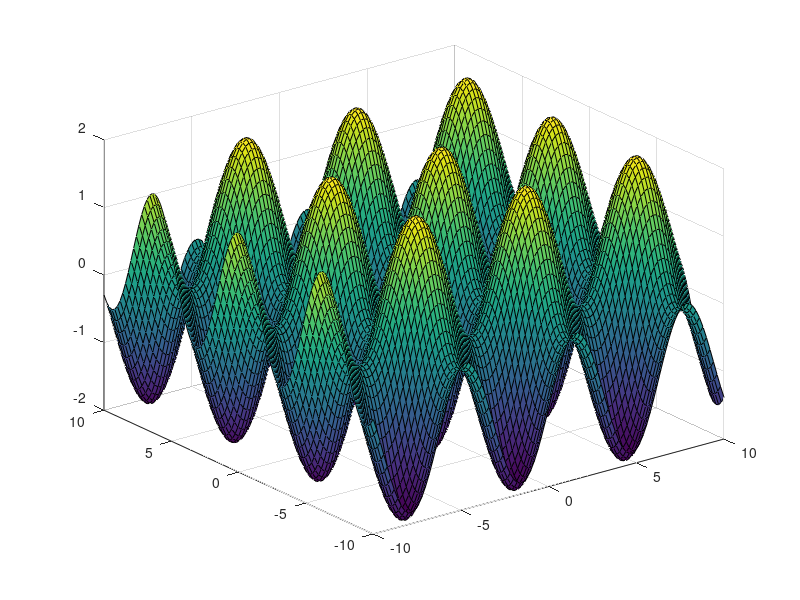

This figure's MATLAB source:
[x,y]=meshgrid(-10:.2:10);% padaryti, kad breztu dvimate funkcija: surf, mesh komandas naudoti
f=sin(x)+cos(y);
surf(x,y,f)